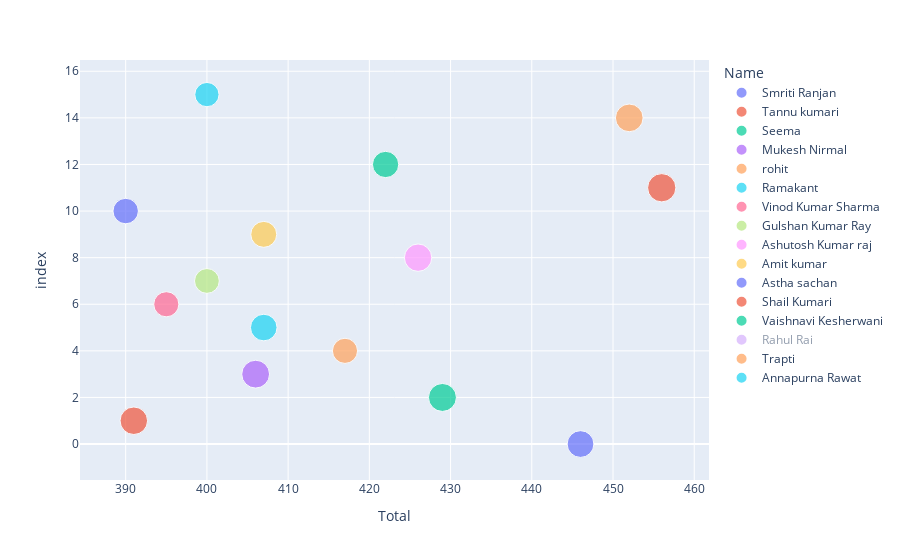

The code cell stored with this chart in its notebook:
### Code cell
px.scatter(df, x='Total', color='Name', size='English')

### Figure 1 — Plotly figure (JSON) as saved in the notebook; plotly's stock layout.template omitted (floating-point values rounded to 4 significant figures)
{"data": [{"hovertemplate": "Name=Smriti Ranjan<br>Total=%{x}<br>index=%{y}<br>English=%{marker.size}<extra></extra>", "legendgroup": "Smriti Ranjan", "marker": {"color": "#636efa", "size": [85], "sizemode": "area", "sizeref": 0.2375, "symbol": "circle"}, "mode": "markers", "name": "Smriti Ranjan", "orientation": "h", "showlegend": true, "type": "scatter", "x": [446], "xaxis": "x", "y": [0], "yaxis": "y"}, {"hovertemplate": "Name=Tannu kumari <br>Total=%{x}<br>index=%{y}<br>English=%{marker.size}<extra></extra>", "legendgroup": "Tannu kumari ", "marker": {"color": "#EF553B", "size": [90], "sizemode": "area", "sizeref": 0.2375, "symbol": "circle"}, "mode": "markers", "name": "Tannu kumari ", "orientation": "h", "showlegend": true, "type": "scatter", "x": [391], "xaxis": "x", "y": [1], "yaxis": "y"}, {"hovertemplate": "Name=Seema<br>Total=%{x}<br>index=%{y}<br>English=%{marker.size}<extra></extra>", "legendgroup": "Seema", "marker": {"color": "#00cc96", "size": [93], "sizemode": "area", "sizeref": 0.2375, "symbol": "circle"}, "mode": "markers", "name": "Seema", "orientation": "h", "showlegend": true, "type": "scatter", "x": [429], "xaxis": "x", "y": [2], "yaxis": "y"}, {"hovertemplate": "Name=Mukesh Nirmal<br>Total=%{x}<br>index=%{y}<br>English=%{marker.size}<extra></extra>", "legendgroup": "Mukesh Nirmal", "marker": {"color": "#ab63fa", "size": [92], "sizemode": "area", "sizeref": 0.2375, "symbol": "circle"}, "mode": "markers", "name": "Mukesh Nirmal", "orientation": "h", "showlegend": true, "type": "scatter", "x": [406], "xaxis": "x", "y": [3], "yaxis": "y"}, {"hovertemplate": "Name=rohit<br>Total=%{x}<br>index=%{y}<br>English=%{marker.size}<extra></extra>", "legendgroup": "rohit", "marker": {"color": "#FFA15A", "size": [75], "sizemode": "area", "sizeref": 0.2375, "symbol": "circle"}, "mode": "markers", "name": "rohit", "orientation": "h", "showlegend": true, "type": "scatter", "x": [417], "xaxis": "x", "y": [4], "yaxis": "y"}, {"hovertemplate": "Name=Ramakant<br>Total=%{x}<br>index=%{y}<br>English=%{marker.size}<extra></extra>", "legendgroup": "Ramakant", "marker": {"color": "#19d3f3", "size": [84], "sizemode": "area", "sizeref": 0.2375, "symbol": "circle"}, "mode": "markers", "name": "Ramakant", "orientation": "h", "showlegend": true, "type": "scatter", "x": [407], "xaxis": "x", "y": [5], "yaxis": "y"}, {"hovertemplate": "Name=Vinod Kumar Sharma <br>Total=%{x}<br>index=%{y}<br>English=%{marker.size}<extra></extra>", "legendgroup": "Vinod Kumar Sharma ", "marker": {"color": "#FF6692", "size": [75], "sizemode": "area", "sizeref": 0.2375, "symbol": "circle"}, "mode": "markers", "name": "Vinod Kumar Sharma ", "orientation": "h", "showlegend": true, "type": "scatter", "x": [395], "xaxis": "x", "y": [6], "yaxis": "y"}, {"hovertemplate": "Name=Gulshan Kumar Ray <br>Total=%{x}<br>index=%{y}<br>English=%{marker.size}<extra></extra>", "legendgroup": "Gulshan Kumar Ray ", "marker": {"color": "#B6E880", "size": [73], "sizemode": "area", "sizeref": 0.2375, "symbol": "circle"}, "mode": "markers", "name": "Gulshan Kumar Ray ", "orientation": "h", "showlegend": true, "type": "scatter", "x": [400], "xaxis": "x", "y": [7], "yaxis": "y"}, {"hovertemplate": "Name=Ashutosh Kumar raj <br>Total=%{x}<br>index=%{y}<br>English=%{marker.size}<extra></extra>", "legendgroup": "Ashutosh Kumar raj ", "marker": {"color": "#FF97FF", "size": [89], "sizemode": "area", "sizeref": 0.2375, "symbol": "circle"}, "mode": "markers", "name": "Ashutosh Kumar raj ", "orientation": "h", "showlegend": true, "type": "scatter", "x": [426], "xaxis": "x", "y": [8], "yaxis": "y"}, {"hovertemplate": "Name=Amit kumar<br>Total=%{x}<br>index=%{y}<br>English=%{marker.size}<extra></extra>", "legendgroup": "Amit kumar", "marker": {"color": "#FECB52", "size": [80], "sizemode": "area", "sizeref": 0.2375, "symbol": "circle"}, "mode": "markers", "name": "Amit kumar", "orientation": "h", "showlegend": true, "type": "scatter", "x": [407], "xaxis": "x", "y": [9], "yaxis": "y"}, {"hovertemplate": "Name=Astha sachan<br>Total=%{x}<br>index=%{y}<br>English=%{marker.size}<extra></extra>", "legendgroup": "Astha sachan", "marker": {"color": "#636efa", "size": [77], "sizemode": "area", "sizeref": 0.2375, "symbol": "circle"}, "mode": "markers", "name": "Astha sachan", "orientation": "h", "showlegend": true, "type": "scatter", "x": [390], "xaxis": "x", "y": [10], "yaxis": "y"}, {"hovertemplate": "Name=Shail Kumari<br>Total=%{x}<br>index=%{y}<br>English=%{marker.size}<extra></extra>", "legendgroup": "Shail Kumari", "marker": {"color": "#EF553B", "size": [95], "sizemode": "area", "sizeref": 0.2375, "symbol": "circle"}, "mode": "markers", "name": "Shail Kumari", "orientation": "h", "showlegend": true, "type": "scatter", "x": [456], "xaxis": "x", "y": [11], "yaxis": "y"}, {"hovertemplate": "Name=Vaishnavi Kesherwani<br>Total=%{x}<br>index=%{y}<br>English=%{marker.size}<extra></extra>", "legendgroup": "Vaishnavi Kesherwani", "marker": {"color": "#00cc96", "size": [82], "sizemode": "area", "sizeref": 0.2375, "symbol": "circle"}, "mode": "markers", "name": "Vaishnavi Kesherwani", "orientation": "h", "showlegend": true, "type": "scatter", "x": [422], "xaxis": "x", "y": [12], "yaxis": "y"}, {"hovertemplate": "Name=Rahul Rai<br>Total=%{x}<br>index=%{y}<br>English=%{marker.size}<extra></extra>", "legendgroup": "Rahul Rai", "marker": {"color": "#ab63fa", "size": [75], "sizemode": "area", "sizeref": 0.2375, "symbol": "circle"}, "mode": "markers", "name": "Rahul Rai", "orientation": "h", "showlegend": true, "type": "scatter", "visible": "legendonly", "x": [386], "xaxis": "x", "y": [13], "yaxis": "y"}, {"hovertemplate": "Name=Trapti<br>Total=%{x}<br>index=%{y}<br>English=%{marker.size}<extra></extra>", "legendgroup": "Trapti", "marker": {"color": "#FFA15A", "size": [91], "sizemode": "area", "sizeref": 0.2375, "symbol": "circle"}, "mode": "markers", "name": "Trapti", "orientation": "h", "showlegend": true, "type": "scatter", "x": [452], "xaxis": "x", "y": [14], "yaxis": "y"}, {"hovertemplate": "Name=Annapurna Rawat<br>Total=%{x}<br>index=%{y}<br>English=%{marker.size}<extra></extra>", "legendgroup": "Annapurna Rawat", "marker": {"color": "#19d3f3", "size": [70], "sizemode": "area", "sizeref": 0.2375, "symbol": "circle"}, "mode": "markers", "name": "Annapurna Rawat", "orientation": "h", "showlegend": true, "type": "scatter", "x": [400], "xaxis": "x", "y": [15], "yaxis": "y"}], "layout": {"autosize": true, "legend": {"itemsizing": "constant", "title": {"text": "Name"}, "tracegroupgap": 0}, "margin": {"t": 60}, "xaxis": {"anchor": "y", "autorange": true, "domain": [0, 1], "range": [384.3, 461.9], "title": {"text": "Total"}, "type": "linear"}, "yaxis": {"anchor": "x", "autorange": true, "domain": [0, 1], "range": [-2.297, 17.17], "title": {"text": "index"}, "type": "linear"}}}
